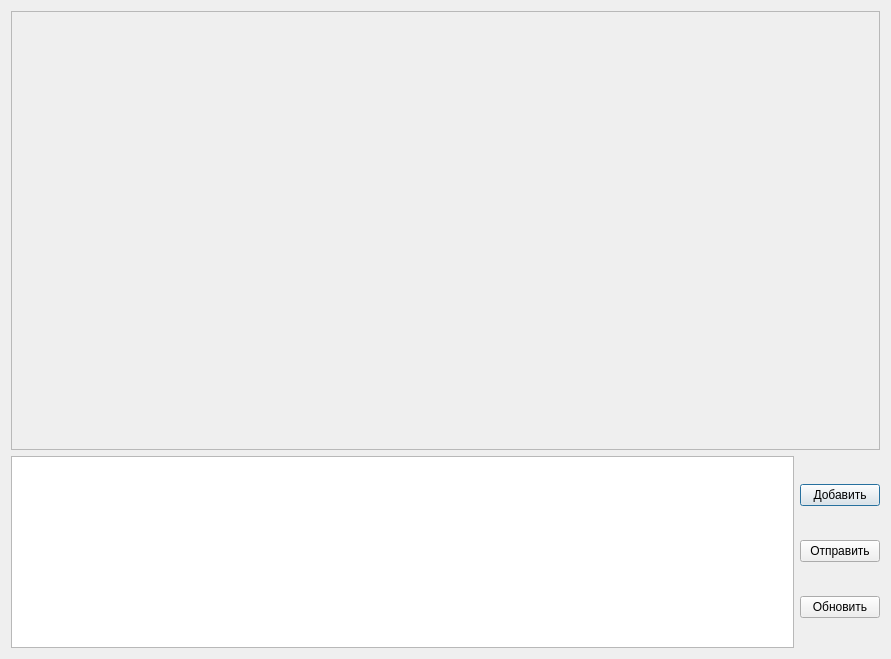
<?xml version="1.0" encoding="UTF-8"?>
<ui version="4.0">
 <class>Periphery</class>
 <widget class="QDialog" name="Periphery">
  <property name="geometry">
   <rect>
    <x>0</x>
    <y>0</y>
    <width>891</width>
    <height>659</height>
   </rect>
  </property>
  <property name="windowTitle">
   <string>Настройка периферии (параметров)</string>
  </property>
  <layout class="QVBoxLayout" name="verticalLayout">
   <item>
    <layout class="QVBoxLayout" name="verticalLayout_2" stretch="1,0">
     <item>
      <widget class="QScrollArea" name="vparmsScroll_4">
       <property name="widgetResizable">
        <bool>true</bool>
       </property>
       <widget class="QWidget" name="scrollAreaWidgetContents_9">
        <property name="geometry">
         <rect>
          <x>0</x>
          <y>0</y>
          <width>869</width>
          <height>437</height>
         </rect>
        </property>
        <layout class="QVBoxLayout" name="verticalLayout_39">
         <item>
          <layout class="QVBoxLayout" name="ainsVLt">
           <item>
            <spacer name="verticalSpacer_8">
             <property name="orientation">
              <enum>Qt::Vertical</enum>
             </property>
             <property name="sizeHint" stdset="0">
              <size>
               <width>20</width>
               <height>100</height>
              </size>
             </property>
            </spacer>
           </item>
          </layout>
         </item>
        </layout>
       </widget>
      </widget>
     </item>
     <item>
      <layout class="QHBoxLayout" name="horizontalLayout">
       <item>
        <widget class="QPlainTextEdit" name="log"/>
       </item>
       <item>
        <layout class="QVBoxLayout" name="verticalLayout_3">
         <item>
          <widget class="QPushButton" name="addElement">
           <property name="text">
            <string>Добавить</string>
           </property>
          </widget>
         </item>
         <item>
          <widget class="QPushButton" name="sendPeriphery">
           <property name="text">
            <string>Отправить</string>
           </property>
          </widget>
         </item>
         <item>
          <widget class="QPushButton" name="updatePeriphery">
           <property name="text">
            <string>Обновить</string>
           </property>
          </widget>
         </item>
        </layout>
       </item>
      </layout>
     </item>
    </layout>
   </item>
  </layout>
 </widget>
 <resources/>
 <connections/>
</ui>
